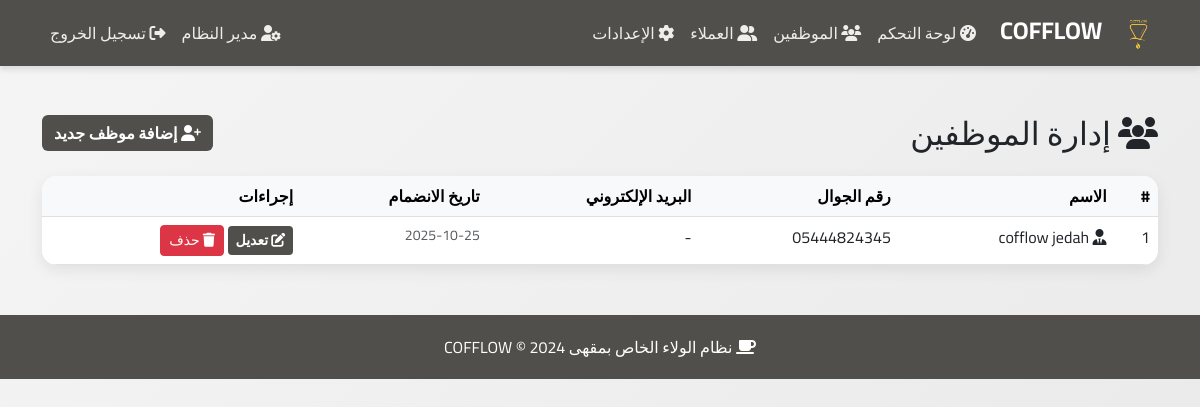
The page /admin/employees (signed in) on the database its author committed.
### models.py (models this page shows, shortened)
class Settings(db.Model):
    __tablename__ = 'settings'
    id = db.Column(db.Integer, primary_key=True)
    cups_required = db.Column(db.Integer, default=6)  # عدد الأكواب المطلوبة للحصول على كوب مجاني
    logo_path = db.Column(db.String(255), nullable=True)
    primary_color = db.Column(db.String(7), default='#8B4513')  # لون بني للقهوة
    secondary_color = db.Column(db.String(7), default='#D2691E')
    updated_at = db.Column(db.DateTime, default=datetime.utcnow, onupdate=datetime.utcnow)

class User(UserMixin, db.Model):
    __tablename__ = 'users'
    id = db.Column(db.Integer, primary_key=True)
    name = db.Column(db.String(100), nullable=False)
    phone = db.Column(db.String(20), unique=True, nullable=False)
    email = db.Column(db.String(120), unique=True, nullable=True)
    password_hash = db.Column(db.String(255), nullable=False)
    role = db.Column(db.String(20), nullable=False)  # 'admin', 'employee', 'customer'
    cups_count = db.Column(db.Integer, default=0)  # للعملاء فقط
    created_at = db.Column(db.DateTime, default=datetime.utcnow)
    coupons = db.relationship('Coupon', backref='customer', lazy=True, foreign_keys='Coupon.customer_id')
    transactions = db.relationship('Transaction', backref='customer', lazy=True, foreign_keys='Transaction.customer_id')

### app.py (the view, shortened to what this page needs)
@app.route('/admin/employees', methods=['GET', 'POST'])
@login_required
@role_required('admin')
def admin_employees():
    employees = User.query.filter_by(role='employee').all()
    return render_template('admin/employees.html', employees=employees)

### app.py (called while the page is built)
@login_manager.user_loader
def load_user(user_id):
    return User.query.get(int(user_id))

@app.context_processor
def inject_settings():
    settings = Settings.query.first()
    lang = session.get('lang', 'ar')
    translations = get_all_translations(lang)
    return dict(settings=settings, lang=lang, t=translations)

def role_required(role):
    def decorator(f):
        @wraps(f)
        def decorated_function(*args, **kwargs):
            if not current_user.is_authenticated or current_user.role != role:
                flash('ليس لديك صلاحية للوصول إلى هذه الصفحة', 'danger')
                return redirect(url_for('index'))
            return f(*args, **kwargs)
        return decorated_function
    return decorator

@app.before_request
def make_session_permanent():
    if current_user.is_authenticated:
        session.permanent = True

### translations.py (called while the page is built)
def get_all_translations(lang):
    return TRANSLATIONS.get(lang, TRANSLATIONS['ar'])

### templates/admin/employees.html (shortened to what this page needs)
{% extends "base.html" %}
{% block content %}
<div class="d-flex justify-content-between align-items-center mb-4">
    <h2 class="mb-0">
        <i class="fas fa-users"></i> إدارة الموظفين
    </h2>
    <button class="btn btn-primary" data-bs-toggle="modal" data-bs-target="#addEmployeeModal">
        <i class="fas fa-user-plus"></i> إضافة موظف جديد
    </button>
</div>
<div class="card">
    <div class="card-body p-0">
        <div class="table-responsive">
            <table class="table table-hover mb-0">
                <thead class="table-light">
                    <tr>
                        <th>#</th>
                        <th>الاسم</th>
                        <th>رقم الجوال</th>
                        <th>البريد الإلكتروني</th>
                        <th>تاريخ الانضمام</th>
                        <th>إجراءات</th>
                    </tr>
                </thead>
                <tbody>
                    {% for employee in employees %}
                    <tr>
                        <td>{{ loop.index }}</td>
                        <td>
                            <i class="fas fa-user-tie"></i>
                            {{ employee.name }}
                        </td>
                        <td>{{ employee.phone }}</td>
                        <td>{{ employee.email or '-' }}</td>
                        <td class="text-muted small">
                            {{ employee.created_at.strftime('%Y-%m-%d') }}
                        </td>
                        <td>
                            <a href="{{ url_for('admin_edit_employee', id=employee.id) }}" class="btn btn-sm btn-primary">
                                <i class="fas fa-edit"></i> تعديل
                            </a>
                            <form method="POST" action="{{ url_for('admin_delete_employee', id=employee.id) }}"
                                  style="display: inline;"
                                  onsubmit="return confirm('هل أنت متأكد من حذف هذا الموظف؟');">
                                <button type="submit" class="btn btn-sm btn-danger">
                                    <i class="fas fa-trash"></i> حذف
                                </button>
                            </form>
                        </td>
                    </tr>
                    {% else %}
                    <tr>
                        <td colspan="6" class="text-center text-muted py-4">
                            <i class="fas fa-users-slash"></i> لا يوجد موظفين بعد
                        </td>
                    </tr>
                    {% endfor %}
                </tbody>
            </table>
        </div>
    </div>
</div>
{% endblock %}

### templates/base.html (shortened to what this page needs)
<!DOCTYPE html>
<html lang="ar" dir="rtl">
<head>
    <link href="https://cdn.jsdelivr.net/npm/bootstrap@5.3.0/dist/css/bootstrap.rtl.min.css" rel="stylesheet">
    <link rel="stylesheet" href="https://cdnjs.cloudflare.com/ajax/libs/font-awesome/6.4.0/css/all.min.css">
</head>
<body>
    <nav class="navbar navbar-expand-lg navbar-dark sticky-top">
        <div class="container">
            <a class="navbar-brand" href="{{ url_for('index') }}">
                {% if settings and settings.logo_path %}
                    <img src="{{ url_for('static', filename='uploads/' + settings.logo_path) }}"
                         alt="Logo" style="height: 40px; margin-left: 10px; border-radius: 5px;">
                {% else %}
                    <i class="fas fa-coffee"></i>
                {% endif %}
                COFFLOW
            </a>
            <div class="collapse navbar-collapse" id="navbarNav">
                <ul class="navbar-nav me-auto">
                    {% if current_user.is_authenticated %}
                        {% if current_user.role == 'admin' %}
                            <li class="nav-item">
                                <a class="nav-link" href="{{ url_for('admin_dashboard') }}">
                                    <i class="fas fa-tachometer-alt"></i> لوحة التحكم
                                </a>
                            </li>
                            <li class="nav-item">
                                <a class="nav-link" href="{{ url_for('admin_employees') }}">
                                    <i class="fas fa-users"></i> الموظفين
                                </a>
                            </li>
                            <li class="nav-item">
                                <a class="nav-link" href="{{ url_for('admin_customers') }}">
                                    <i class="fas fa-user-friends"></i> العملاء
                                </a>
                            </li>
                            <li class="nav-item">
                                <a class="nav-link" href="{{ url_for('admin_settings') }}">
                                    <i class="fas fa-cog"></i> الإعدادات
                                </a>
                            </li>
                        {% endif %}
                    {% endif %}
                </ul>
                <ul class="navbar-nav">
                    {% if current_user.is_authenticated %}
                        {% if current_user.role == 'admin' %}
                        <li class="nav-item">
                            <a class="nav-link" href="{{ url_for('admin_profile') }}">
                                <i class="fas fa-user-cog"></i> {{ current_user.name }}
                            </a>
                        </li>
                        {% else %}
                        <li class="nav-item">
                            <span class="nav-link">
                                <i class="fas fa-user"></i> {{ current_user.name }}
                            </span>
                        </li>
                        {% endif %}
                        <li class="nav-item">
                            <a class="nav-link" href="{{ url_for('logout') }}">
                                <i class="fas fa-sign-out-alt"></i> تسجيل الخروج
                            </a>
                        </li>
                    {% endif %}
                </ul>
            </div>
        </div>
    </nav>
    <main class="container my-5">
        {% block content %}{% endblock %}
    </main>
    <footer class="footer text-center">
        <div class="container">
            <p class="mb-0">
                <i class="fas fa-coffee"></i>
                نظام الولاء الخاص بمقهى COFFLOW &copy; 2024
            </p>
        </div>
    </footer>
</body>
</html>

### rows shown on the page
Settings: logo_path (picture)
User: name "مدير النظام"
User: name "cofflow jedah", phone "05444824345", email "-", created_at "2025-10-25"
